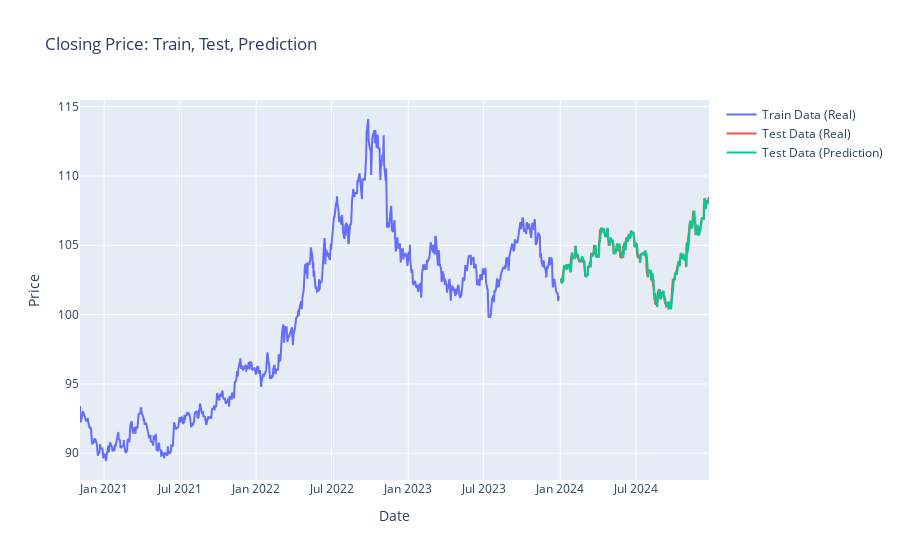

Write notebook code for a chart like this one.
### Code cell
import plotly.graph_objects as go
from plotly.subplots import make_subplots

fig = make_subplots(
    rows=1,
    cols=1,
)

fig.add_trace(
    go.Scatter(
        x=train_index,
        y=df.loc[train_index]["Close"],
        mode="lines",
        name="Train Data (Real)",
        showlegend=True,
    ),
    row=1,
    col=1,
)

fig.add_trace(
    go.Scatter(
        x=test_index,
        y=y_test,
        mode="lines",
        name="Test Data (Real)",
        showlegend=True,
    ),
    row=1,
    col=1,
)

fig.add_trace(
    go.Scatter(
        x=test_index,
        y=y_pred_test_price,
        name="Test Data (Prediction)",
        mode="lines",
        showlegend=True,
    ),
    row=1,
    col=1,
)


fig.update_layout(
    title_text="Closing Price: Train, Test, Prediction",
    xaxis_title="Date",
    yaxis_title="Price",
)

fig.show()

### Figure 1 — Plotly figure (JSON) as saved in the notebook; plotly's stock layout.template omitted (floating-point values rounded to 4 significant figures; data arrays with more than 128 entries replaced by an {"elided": "..."} marker saying what was removed)
{"data": [{"mode": "lines", "name": "Train Data (Real)", "showlegend": true, "type": "scatter", "x": {"elided": "793 str values"}, "xaxis": "x", "y": {"elided": "793 float values"}, "yaxis": "y"}, {"mode": "lines", "name": "Test Data (Real)", "showlegend": true, "type": "scatter", "x": {"elided": "252 str values"}, "xaxis": "x", "y": {"elided": "247 float values"}, "yaxis": "y"}, {"mode": "lines", "name": "Test Data (Prediction)", "showlegend": true, "type": "scatter", "x": {"elided": "252 str values"}, "xaxis": "x", "y": {"elided": "247 float values"}, "yaxis": "y"}], "layout": {"title": {"text": "Closing Price: Train, Test, Prediction"}, "xaxis": {"anchor": "y", "domain": [0, 1], "title": {"text": "Date"}}, "yaxis": {"anchor": "x", "domain": [0, 1], "title": {"text": "Price"}}}}
